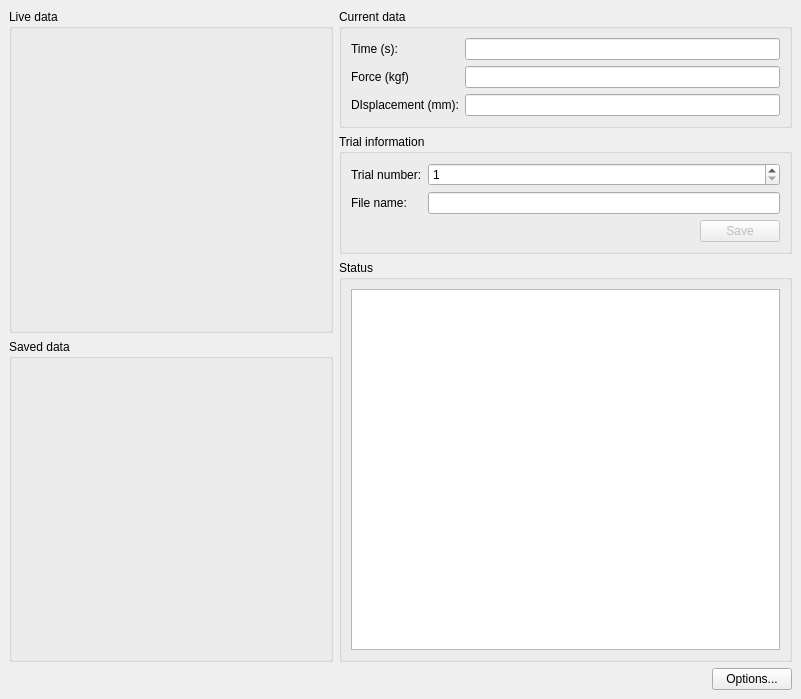
<?xml version="1.0" encoding="UTF-8"?>
<ui version="4.0">
 <class>MainWindow</class>
 <widget class="QMainWindow" name="MainWindow">
  <property name="geometry">
   <rect>
    <x>0</x>
    <y>0</y>
    <width>801</width>
    <height>699</height>
   </rect>
  </property>
  <property name="windowTitle">
   <string>Tamper</string>
  </property>
  <widget class="QWidget" name="centralwidget">
   <layout class="QVBoxLayout" name="verticalLayout_6">
    <item>
     <layout class="QHBoxLayout" name="horizontalLayout_3">
      <item>
       <layout class="QVBoxLayout" name="verticalLayout">
        <item>
         <widget class="QGroupBox" name="groupBox">
          <property name="title">
           <string>Live data</string>
          </property>
          <layout class="QVBoxLayout" name="verticalLayout_3">
           <item>
            <widget class="QCustomPlot" name="livePlot" native="true">
             <property name="sizePolicy">
              <sizepolicy hsizetype="Minimum" vsizetype="Minimum">
               <horstretch>0</horstretch>
               <verstretch>0</verstretch>
              </sizepolicy>
             </property>
             <property name="minimumSize">
              <size>
               <width>300</width>
               <height>275</height>
              </size>
             </property>
            </widget>
           </item>
          </layout>
         </widget>
        </item>
        <item>
         <widget class="QGroupBox" name="groupBox_2">
          <property name="title">
           <string>Saved data</string>
          </property>
          <layout class="QVBoxLayout" name="verticalLayout_4">
           <item>
            <widget class="QCustomPlot" name="savedPlot" native="true">
             <property name="sizePolicy">
              <sizepolicy hsizetype="Minimum" vsizetype="Minimum">
               <horstretch>0</horstretch>
               <verstretch>0</verstretch>
              </sizepolicy>
             </property>
             <property name="minimumSize">
              <size>
               <width>300</width>
               <height>275</height>
              </size>
             </property>
            </widget>
           </item>
          </layout>
         </widget>
        </item>
       </layout>
      </item>
      <item>
       <layout class="QVBoxLayout" name="verticalLayout_5">
        <item>
         <widget class="QGroupBox" name="groupBox_3">
          <property name="sizePolicy">
           <sizepolicy hsizetype="Minimum" vsizetype="Minimum">
            <horstretch>0</horstretch>
            <verstretch>0</verstretch>
           </sizepolicy>
          </property>
          <property name="title">
           <string>Current data</string>
          </property>
          <layout class="QGridLayout" name="gridLayout_2">
           <item row="1" column="1">
            <widget class="QLineEdit" name="currentForce">
             <property name="readOnly">
              <bool>true</bool>
             </property>
            </widget>
           </item>
           <item row="0" column="0">
            <widget class="QLabel" name="label">
             <property name="text">
              <string>Time (s):</string>
             </property>
            </widget>
           </item>
           <item row="2" column="0">
            <widget class="QLabel" name="label_5">
             <property name="text">
              <string>DIsplacement (mm):</string>
             </property>
            </widget>
           </item>
           <item row="1" column="0">
            <widget class="QLabel" name="label_2">
             <property name="text">
              <string>Force (kgf)</string>
             </property>
            </widget>
           </item>
           <item row="2" column="1">
            <widget class="QLineEdit" name="currentDisplacement">
             <property name="readOnly">
              <bool>true</bool>
             </property>
            </widget>
           </item>
           <item row="0" column="1">
            <widget class="QLineEdit" name="currentTime">
             <property name="readOnly">
              <bool>true</bool>
             </property>
            </widget>
           </item>
          </layout>
         </widget>
        </item>
        <item>
         <widget class="QGroupBox" name="groupBox_4">
          <property name="title">
           <string>Trial information</string>
          </property>
          <layout class="QVBoxLayout" name="verticalLayout_2">
           <item>
            <layout class="QGridLayout" name="gridLayout">
             <item row="1" column="1">
              <widget class="QLineEdit" name="fileName">
               <property name="enabled">
                <bool>true</bool>
               </property>
               <property name="readOnly">
                <bool>true</bool>
               </property>
              </widget>
             </item>
             <item row="0" column="0">
              <widget class="QLabel" name="label_4">
               <property name="text">
                <string>Trial number:</string>
               </property>
              </widget>
             </item>
             <item row="1" column="0">
              <widget class="QLabel" name="label_6">
               <property name="text">
                <string>File name:</string>
               </property>
              </widget>
             </item>
             <item row="0" column="1">
              <widget class="QSpinBox" name="trialNumber">
               <property name="minimum">
                <number>1</number>
               </property>
               <property name="maximum">
                <number>999999</number>
               </property>
              </widget>
             </item>
            </layout>
           </item>
           <item>
            <layout class="QHBoxLayout" name="horizontalLayout_2">
             <item>
              <spacer name="horizontalSpacer_2">
               <property name="orientation">
                <enum>Qt::Horizontal</enum>
               </property>
               <property name="sizeHint" stdset="0">
                <size>
                 <width>40</width>
                 <height>20</height>
                </size>
               </property>
              </spacer>
             </item>
             <item>
              <widget class="QPushButton" name="saveCancel">
               <property name="enabled">
                <bool>false</bool>
               </property>
               <property name="text">
                <string>Save</string>
               </property>
              </widget>
             </item>
            </layout>
           </item>
          </layout>
         </widget>
        </item>
        <item>
         <widget class="QGroupBox" name="groupBox_5">
          <property name="title">
           <string>Status</string>
          </property>
          <layout class="QVBoxLayout" name="verticalLayout_7">
           <item>
            <widget class="QTextEdit" name="status">
             <property name="readOnly">
              <bool>true</bool>
             </property>
            </widget>
           </item>
          </layout>
         </widget>
        </item>
       </layout>
      </item>
     </layout>
    </item>
    <item>
     <layout class="QHBoxLayout" name="horizontalLayout">
      <item>
       <spacer name="horizontalSpacer">
        <property name="orientation">
         <enum>Qt::Horizontal</enum>
        </property>
        <property name="sizeHint" stdset="0">
         <size>
          <width>40</width>
          <height>20</height>
         </size>
        </property>
       </spacer>
      </item>
      <item>
       <widget class="QPushButton" name="options">
        <property name="text">
         <string>Options...</string>
        </property>
       </widget>
      </item>
     </layout>
    </item>
   </layout>
  </widget>
 </widget>
 <customwidgets>
  <customwidget>
   <class>QCustomPlot</class>
   <extends>QWidget</extends>
   <header>qcustomplot.h</header>
   <container>1</container>
  </customwidget>
 </customwidgets>
 <tabstops>
  <tabstop>options</tabstop>
  <tabstop>currentTime</tabstop>
  <tabstop>currentForce</tabstop>
  <tabstop>currentDisplacement</tabstop>
  <tabstop>trialNumber</tabstop>
  <tabstop>fileName</tabstop>
  <tabstop>saveCancel</tabstop>
 </tabstops>
 <resources/>
 <connections/>
</ui>
